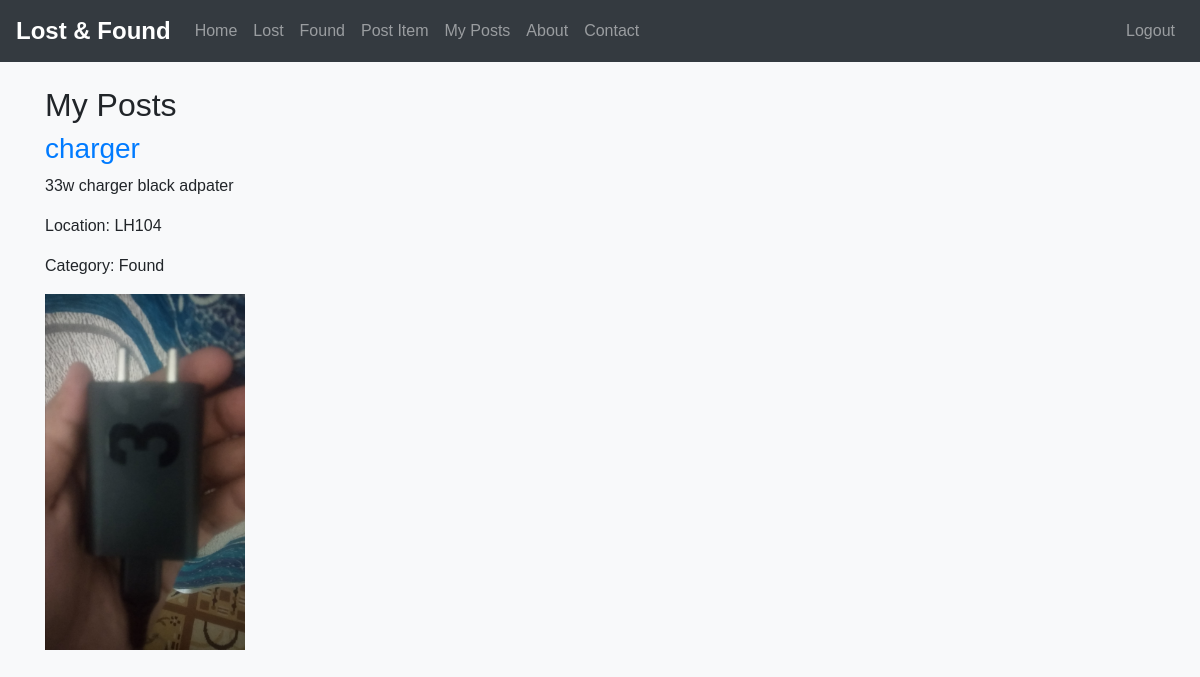
The page /my-posts/ (signed in) on the database as committed earlier.
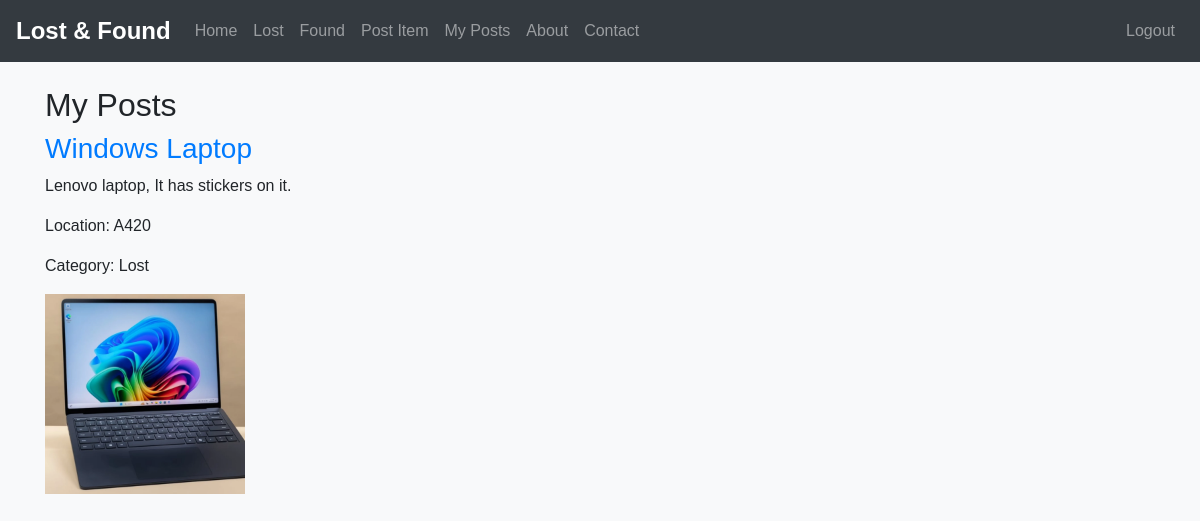
The same page on the database as committed later.
### lostfound/models.py (models this page shows, shortened)
class LostItem(models.Model):
    CATEGORY_CHOICES = [
        ('lost', 'Lost'),
        ('found', 'Found'),
    ]
    title = models.CharField(max_length=200)
    description = models.TextField()
    location = models.CharField(max_length=200)
    image = models.ImageField(upload_to='lost_items/', blank=True, null=True)
    category = models.CharField(max_length=5, choices=CATEGORY_CHOICES, default='lost')
    found = models.BooleanField(default=False)
    created_at = models.DateTimeField(auto_now_add=True)
    posted_by = models.ForeignKey(User, on_delete=models.CASCADE)

### lostfound/views.py (the view)
# urls.py: path('my-posts/', views.user_posts, name='user_posts'),
@login_required
def user_posts(request):
    items = LostItem.objects.filter(posted_by=request.user)
    return render(request, 'user_posts.html', {'items': items})

### lostfound/templates/user_posts.html
{% extends 'base.html' %}
{% load static %}
{% block content %}
<h2>My Posts</h2>
<div class="item-list">
    {% for item in items %}
    <div class="item">
        <h3><a href="{% url 'item_detail' item.id %}">{{ item.title }}</a></h3>
        <p>{{ item.description|truncatewords:30 }}</p>
        <p>Location: {{ item.location }}</p>
        <p>Category: {{ item.get_category_display }}</p>
        {% if item.image %}
            <img src="{{ item.image.url }}" alt="{{ item.title }}" style="max-width: 200px;">
        {% endif %}
    </div>
    {% empty %}
    <p>You haven't posted any items yet.</p>
    {% endfor %}
</div>
{% endblock %}

Rows that differ between the two databases and show on the page:
removed LostItem: title "charger", description "33w charger black adpater", location "LH104", category "Found", image (picture)
added LostItem: title "Windows Laptop", description "Lenovo laptop, It has stickers on it.", location "A420", category "Lost", image (picture)
